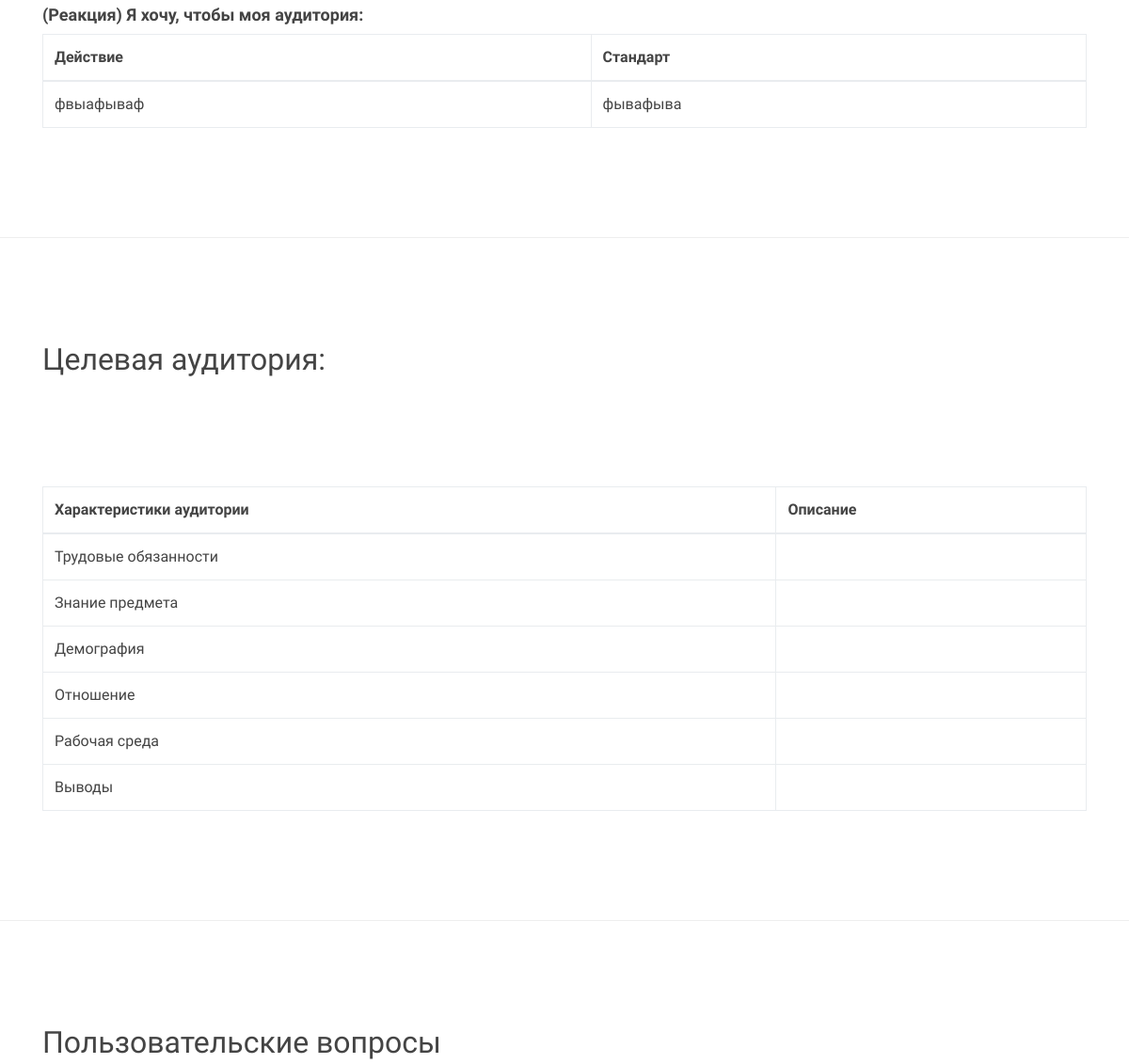
Page /docplan/1/view/ (middle part) on the earlier database version.
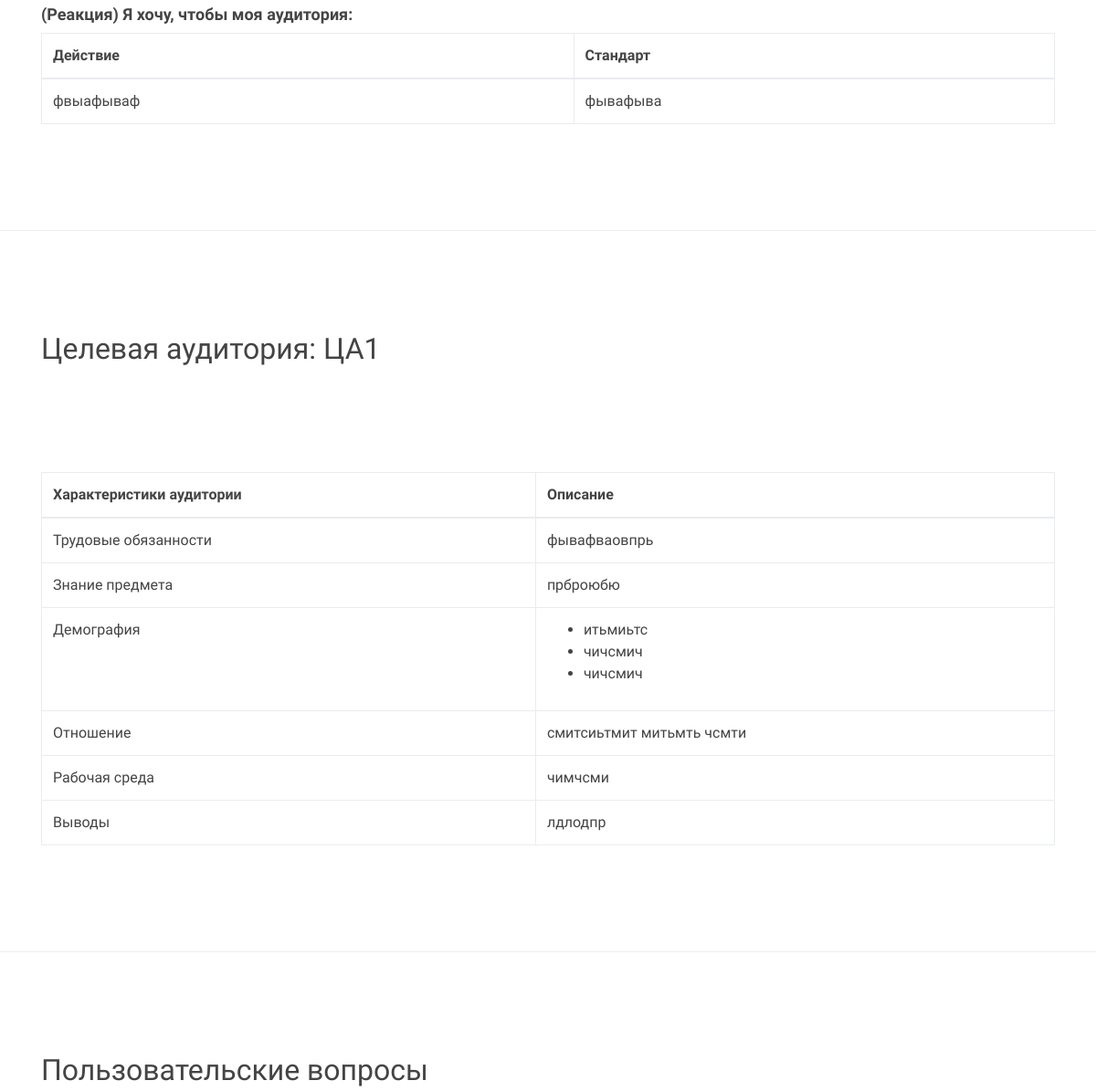
Same page on the later database version.
### doc_plan/models.py (models this page shows, shortened)
class AuditoryProfile(models.Model):
    name = models.CharField(max_length=200, verbose_name=_("auditory_name"))
    duty = models.TextField(blank=True, verbose_name=_("auditory_duty"))
    knowledge = models.TextField(blank=True, verbose_name=_("auditory_knowledge"))
    demography = models.TextField(blank=True, verbose_name=_("auditory_demography"))
    relations = models.TextField(blank=True, verbose_name=_("auditory_relations"))
    environment = models.TextField(blank=True, verbose_name=_("auditory_environment"))
    resume = models.TextField(blank=True, verbose_name=_("auditory_resume"))
    class Meta:
        verbose_name = _("auditory")
        verbose_name_plural = _("auditories")

### doc_plan/views.py (the view)
# urls.py: path('<int:plan_id>/view/', views.PlanView.as_view()),
class PlanView(TemplateView):
	template_name = 'plan/plan_view.html'
	def get_context_data(self, **kwargs):
		context = super(PlanView, self).get_context_data(**kwargs)
		context = add_plan_data(self.request, context)
		print(context)
		return context

### doc_plan/utils.py (called while the page is built)
def add_plan_data(request, context):
	user = request.user
	plan_id = context['plan_id']
	try:
		plan = Project.objects.get(id = plan_id)
		plan_dict = model_to_dict(plan)
		for key in plan_dict:
			context[key] = plan_dict[key]
		if plan.auditory_profile:
			auditory_dict = model_to_dict(plan.auditory_profile)
			context['auditory'] = {}
			for key in auditory_dict:
				context['auditory'][key] = auditory_dict[key]
	except Project.DoesNotExist:
		print ("Плана с id %s не существует" % plan_id)
		raise Http404
	print(context)
	return context

### document_plan/templates/plan/plan_view.html (shortened to what this page needs)
{% extends "base.html" %}
{% load static %}
{% load i18n %}
{% block content %}
 <section class="fdb-block">
    <div class="container">
      <div class="row">
        <div class="col text-left">
          <h3><strong>(Реакция) Я хочу, чтобы моя аудитория:</strong></h3>
          <table class="table table-bordered">
            <thead>
              <tr>
                <th>Действие</th>
                <th>Стандарт</th>
              </tr>
            </thead>
            <tbody>
              <tr>
                <td>{{reaction_action|safe}}</td>
                <td>
                  {{reaction_standart|safe}}
                </td>
              </tr>
            </tbody>
          </table>
        </div>
      </div>
    </div>
  </section>
  <section class="fdb-block">
    <div class="container">
      <div class="row">
        <div class="col text-left">
          <h2>Целевая аудитория: {{auditory.name}}</h2>
        </div>
      </div>
      <div class="row-100"></div>
      <div class="row text-left">
        <div class="col-sm-12">
          <table class="table table-bordered">
            <thead>
              <tr>
                <th>Характеристики аудитории</th>
                <th>Описание</th>
              </tr>
            </thead>
            <tbody>
              <tr>
                <td>Трудовые обязанности</td>
                <td class="editor-with-headings">
                  {{auditory.duty|safe}}
                </td>
              </tr>
              <tr>
                <td>Знание предмета</td>
                <td>
                  {{auditory.knowledge|safe}}
                </td>
              </tr>
              <tr>
                <td>Демография</td>
                <td>
                  {{auditory.demography|safe}}
                </td>
              </tr>
              <tr>
                <td>Отношение</td>
                <td>
                  {{auditory.relations|safe}}
                </td>
              </tr>
              <tr>
                <td>Рабочая среда</td>
                <td>
                  {{auditory.environment|safe}}
                </td>
              </tr>
              <tr>
                <td>Выводы</td>
                <td>
                  {{auditory.resume|safe}}
                </td>
              </tr>
            </tbody>
          </table>
        </div>
      </div>
    </div>
  </section>
  <section class="fdb-block">
    <div class="container">
      <div class="row">
        <div class="col text-left">
          <h2>Пользовательские вопросы</h2>
        </div>
      </div>
    </div>
  </section>
</body>
</html>
{% endblock %}

Differences in the rows shown:
added AuditoryProfile: name "ЦА1", duty "фывафваовпрь", knowledge "прброюбю", demography "итьмиьтс чичсмич чичсмич", relations "смитсиьтмит митьмть чсмти", environment "чимчсми", resume "лдлодпр"
